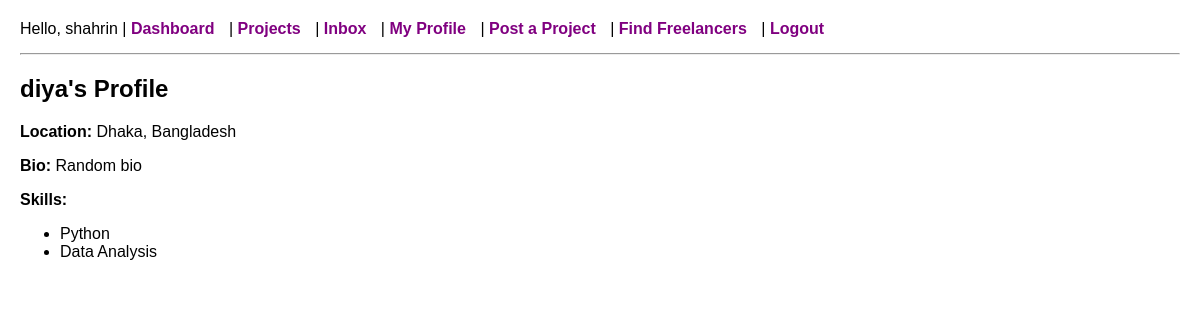
Screenshot of /profile/diya/ (signed in) with the database file from the repository.
### core/models.py (models this page shows, shortened)
class CustomUser(AbstractUser):
    is_client = models.BooleanField(default=False)
    is_freelancer = models.BooleanField(default=False)
    bio = models.TextField(blank=True)
    location = models.CharField(max_length=100, blank=True)
    profile_picture = models.ImageField(upload_to='profile_pics/', blank=True, null=True)
    skills = models.ManyToManyField('SkillTag', blank=True)

class SkillTag(models.Model):
    name = models.CharField(max_length=50, unique=True)

### core/views.py (the view)
# urls.py: path('profile/<str:username>/', views.view_profile, name='view_profile'),
@login_required
def view_profile(request, username):
    profile_user = get_object_or_404(CustomUser, username=username)
    return render(request, 'core/view_profile.html', {
        'profile_user': profile_user
    })

### core/templates/core/view_profile.html (shortened to what this page needs)
{% extends 'core/base.html' %}
{% block content %}
<h2>{{ profile_user.username }}'s Profile</h2>
<p><strong>Location:</strong> {{ profile_user.location }}</p>
<p><strong>Bio:</strong> {{ profile_user.bio }}</p>
<p><strong>Skills:</strong>
    {% if profile_user.skills.all %}
        <ul>
            {% for skill in profile_user.skills.all %}
                <li>{{ skill.name }}</li>
            {% endfor %}
        </ul>
    {% else %}
        <em>No skills listed.</em>
    {% endif %}
</p>
{% endblock %}

### core/templates/core/base.html (shortened to what this page needs)
<!DOCTYPE html>
<html>
<head>
</head>
<body>
    <nav>
        {% if user.is_authenticated %}
            Hello, {{ user.username }} |
            <a href="{% url 'dashboard' %}">Dashboard</a> |
            <a href="{% url 'project_list' %}">Projects</a> |
            <a href="{% url 'inbox' %}">Inbox</a> |
            <a href="{% url 'view_profile' user.username %}">My Profile</a> |
            {% if user.is_client %}
                <a href="{% url 'post_project' %}">Post a Project</a> |
                <a href="{% url 'browse_freelancers' %}">Find Freelancers</a> |
            {% endif %}
            <a href="{% url 'logout' %}">Logout</a>
        {% else %}
            <a href="{% url 'login' %}">Login</a> |
            <a href="{% url 'register' %}">Register</a>
        {% endif %}
    </nav>
    <hr>
    {% block content %}
    {% endblock %}
</body>
</html>

### core/templates/core/base.html (style rules this page uses)
body { font-family: Arial, sans-serif; margin: 20px; }
nav { margin-bottom: 15px; }
nav a { margin-right: 10px; text-decoration: none; color: purple; font-weight: bold; }
hr { margin-top: 10px; }

### rows the page displays
CustomUser: username "shahrin"
CustomUser: username "diya", location "Dhaka, Bangladesh", bio "Random bio"
SkillTag: name "Python"
SkillTag: name "Data Analysis"
